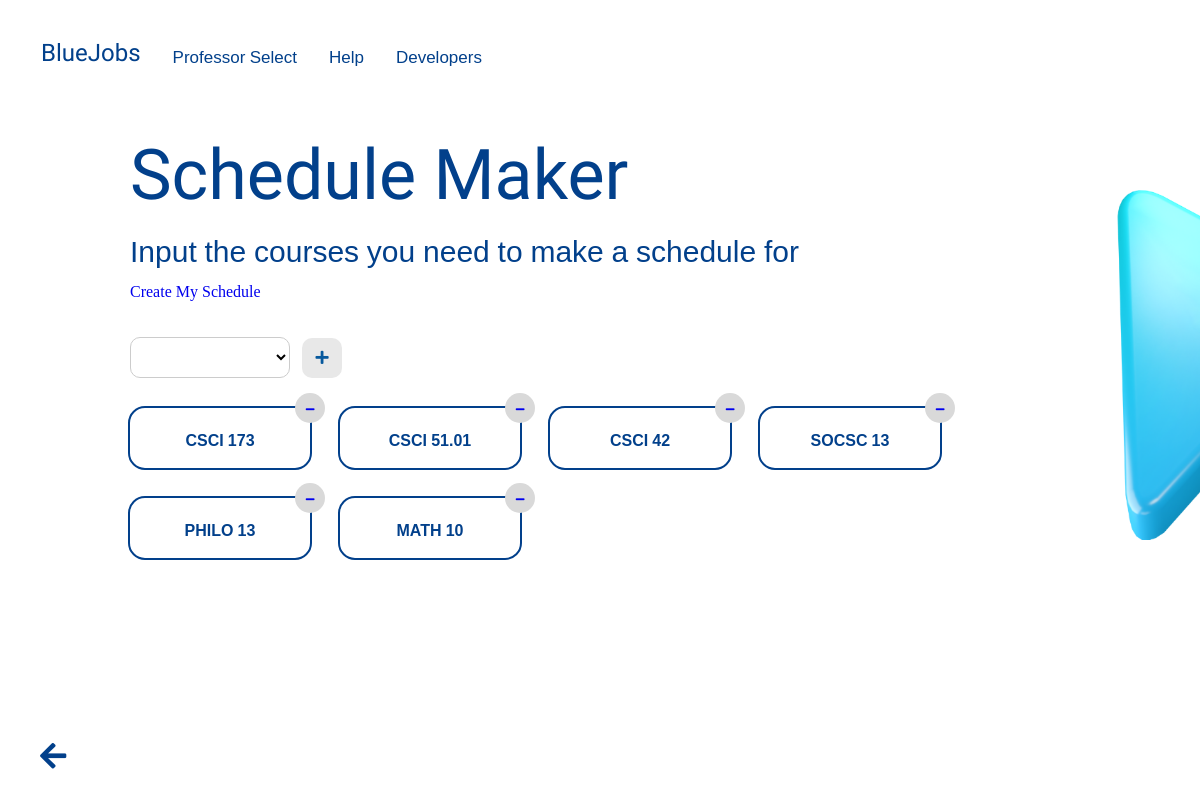
Screenshot of /schedule_maker/course_select (signed in) with the database file from the repository.
### professor_select/models.py (models this page shows)
class Course (models.Model):
    course_code = models.CharField(max_length = 20, unique = True)
    course_title = models.CharField(max_length = 255)
    department = models.ForeignKey(Department, related_name = "department_classes",
                                on_delete = models.CASCADE, default = get_department)
    def __str__(self):
        return '{}'.format(self.course_code)

### schedule_maker/views.py (the view, shortened to what this page needs)
# urls.py: path('course_select', course_select_view, name = 'course_select'),
def course_select_view(request):
    if request.user.is_authenticated and request.user.is_student:
        current_user = request.user
        student = Student.objects.get(pk = current_user.pk)
        args = {
            'current_user': current_user,
            'form': CourseSelectForm,
            'user': student,
        }
        added_courses = [course.course for course in student.required_courses.all()]
        args['added_courses'] = added_courses
        course_selection = []
        for course in student.courses.all():
            if course.course not in added_courses:
                course_selection.append(course.course)
        args['course_selection'] = course_selection
        if course_selection == []:
            args['disabled'] = True
        return render(request, 'schedule_maker/schedule-courses.html', args)
    else:
        return redirect('landing_page:home')

### schedule_maker/templates/schedule_maker/schedule-courses.html (shortened to what this page needs)
{% extends 'base.html' %}
{% load static %}
{% block content %}
    <div class="white-bg prof-select">
      <ul class="navbar">
          <li><a class="bluejobsnav" href="{% url 'landing_page:homepage-student' %}">BlueJobs</a></li>
          <li><a href="{% url 'professor_select:course_select' %}">Professor Select</a></li>
          <li><a href="{% url 'professor_select:course_select' %}">Help </a></li>
          <li><a href="{% url 'professor_select:course_select' %}">Developers </a></li>
          <li><a class="contrast-signout" href="{% url 'landing_page:login' %}">Sign Out</a></li>
      </ul>
      <img src="{% static 'profselect_icon.png' %}" class="landing-icon">
      <div class="title-box">
        <h1 class="homepage-title">Schedule Maker</h1>
        <p class="homepage-subtitle">Input the courses you need to make a schedule for</p>
        <br>
        <a href="{% url 'schedule_maker:create-schedule' %}">
          Create My Schedule
        </a>
        <br><br><br>
        <form method="POST" class="course-form">
          <select name="course_list_select">
          </select>
          <button type="submit" class="add-course-btn" {% if disabled %} disabled {% endif %}><i class="fas fa-plus"></i></button>
        </form>
        <div class="dropdown">
          <table class="table">
            <tbody>
              {% for course in added_courses %}
              {% if forloop.counter0|divisibleby:4 %}
              <tr>
              {% endif %}
                <td data-url="">
                  <h2>{{ course }}</h2>
                  <div class="remove-icon-container">
                    <a href="{% url 'schedule_maker:course_remove' course.pk %}" class="remove-icon"><i class="fas fa-minus"></i></a>
                  </div>
                </td>
              {% if forloop.last or forloop.counter0|add:1|divisibleby:4 %}
              </tr>
              {% endif %}
              {% endfor %}
            </tbody>
          </table>
        </div>
      </div>
    </div>
    <a href="{% url 'landing_page:homepage-student' %}" class="back-arrow-dark">
      <i class="fas fa-arrow-left"></i>
    </a>
{% endblock %}

### static/css/style.css (style rules this page uses)
body { background: linear-gradient(120deg, #023E8A, #023E8A, #5ABDDC, #0D9CCA); background-size: 300% 300%; animation: gradient 15s ease infinite; height: 100vh; margin: 0; overflow-x: hidden; overflow-y: hidden; }
.white-bg { position: relative; background-color: white; height: 100vh; width: 100vw; overflow-y: hidden; overflow-x: hidden; z-index: 1; }
.back-arrow-dark { position: fixed; bottom: 50px; left: 40px; width: 10px; height: 10px; font-size: 30px; color: #02408B; cursor: pointer; z-index: 9999; }
.landing-icon { position: absolute; width: 350px; height: 350px; top: 190px; left: 1100px; transform: translateY(0); animation: bob2 2s ease-in-out; animation-direction: alternate; animation-iteration-count: infinite; z-index: 3; }
.white-bg .title-box { position: absolute; left: 130px; top: 180px; }
.white-bg .homepage-title { font-family: "Bowlby One SC", sans-serif; font-weight: 400; font-size: 70px; font-style: normal; color: #02408B; padding-bottom: -40px; margin-top: 0; margin-bottom: 0; line-height: 110px; }
.white-bg .homepage-subtitle { margin-top: 0; margin-bottom: 0; color: #02408B; font-size: 30px; font-family: "Noto Sans Khojki", sans-serif; font-weight: 400; font-style: normal; line-height: 35px; }
.title-box { position: absolute; left: 180px; top: 250px; }
.homepage-title { font-family: "Bowlby One SC", sans-serif; font-weight: 400; font-size: 100px; font-style: normal; color: white; padding-bottom: -40px; margin-top: 0; margin-bottom: 0; line-height: 120px; }
.title-box a { text-decoration: none; }
.homepage-subtitle { margin-top: 0; margin-bottom: 0; color: white; font-size: 25px; font-family: "Noto Sans Khojki", sans-serif; font-weight: 400; font-style: normal; line-height: 35px; }
.prof-select .title-box { position: absolute; left: 130px; top: 120px !important; }
.contrast-signout { color: white !important; }
.table { border-collapse: separate; border-spacing: 30px; margin-left: -30px; }
.table td { position: relative; text-align: center; min-width: 160px; max-width: 160px; padding: 10px; border-radius: 15px; color: #02408B; font-family: "Noto Sans Khojki", sans-serif; background-color: white; outline: 2px solid #02408B; cursor: pointer; transition: 0.5s ease; }
.table td h2 { font-size: 16px; margin-top: 5px; margin-bottom: 5px; }
.remove-icon-container { background-color: #D9D9D9; width: 30px; height: 30px; border-radius: 50%; position: absolute; top: -15px; right: -15px; display: flex; justify-content: center; align-items: center; }
.remove-icon { font-size: 10px; text-decoration: none; }
.course-form select { width: 160px; padding: 10px; border-radius: 10px; border: 1px solid #ccc; background-color: #fff; font-size: 16px; outline: none; }
.course-form { display: flex; align-items: center; }
.add-course-btn { width: 40px; height: 40px; border-radius: 10px;; background-color: #e8e8e8; color: #07599D; border: none; cursor: pointer; font-size: 20px; display: flex; justify-content: center; align-items: center; }
.add-course-btn i { font-size: 0.75em; }
.prof-details th, td { border: none; padding-right: 20px; text-align: left; }
.navbar { position: relative; list-style-type: none; margin: 25px; padding: 0; overflow: hidden; background-color: transparent; font-family: "Noto Sans Khojki", sans-serif; font-weight: 400; font-style: normal; font-size: 17px; z-index: 9999; }
.navbar li:last-child { float: right; }
.bluejobsnav { font-family: "Bowlby One SC", sans-serif; font-weight: 400; font-size: 24px; font-style: normal; }
li { float: left; }
li a { display: block; color: white; text-align: center; padding: 14px 16px; text-decoration: none; border-radius: 10px; transition: 0.3s; float: left; }
.white-bg li a { color: #02408B; }

### rows the page displays
Course: course_code "CSCI 173"
Course: course_code "CSCI 51.01"
Course: course_code "CSCI 42"
Course: course_code "SOCSC 13"
Course: course_code "PHILO 13"
Course: course_code "MATH 10"
